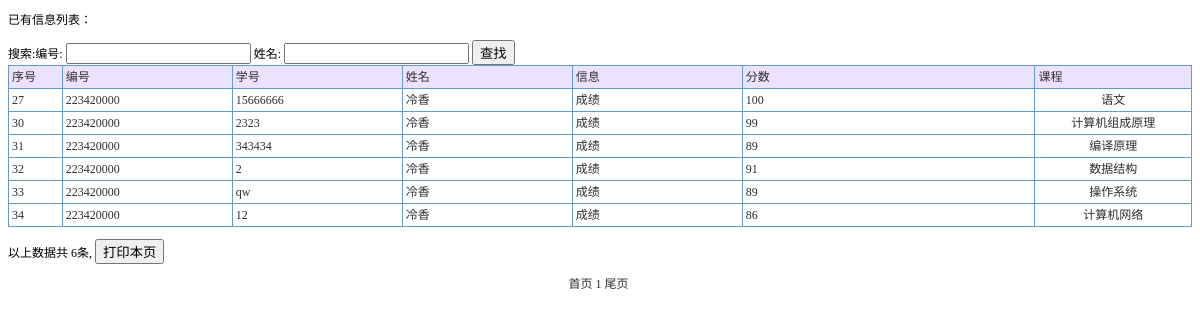
/checkscore.php (signed in), run on the app's committed database.
### tables this page shows
CREATE TABLE `chengji` (
  `id` int(11) NOT NULL AUTO_INCREMENT,
  `xuehao` varchar(50) DEFAULT NULL,
  `kemu` varchar(50) DEFAULT NULL,
  `xingming` varchar(50) DEFAULT NULL,
  `banji` varchar(50) DEFAULT NULL,
  `addtime` timestamp NOT NULL DEFAULT CURRENT_TIMESTAMP,
  `issh` varchar(10) DEFAULT '否',
  `cx` varchar(10) DEFAULT NULL,
  `s2` varchar(50) DEFAULT NULL,
  `s1` varchar(50) DEFAULT NULL,
  `subject` varchar(255) DEFAULT NULL,
  PRIMARY KEY (`id`)
);

### ConnectDb.php (called while the page is built)
<?php
class ConnectDb{
    public function Connect($sql){
    $dbms='mysql';
    $dbname='system';
    $user='root';
    $password="";
    $host="localhost";
    $dsn="$dbms:host=$host;dbname=$dbname";
    $pdo=new PDO($dsn,$user,$password);
    $pdo->exec("SET NAMES 'utf8';");
    $result=$pdo->prepare($sql);
    $result->execute();
    return $result;
      }
	}
?>

### checkscore.php (the view, shortened to what this page needs)
 <?php
  $name = $_SESSION['personal'];
include_once 'ConnectDb.php';
?>
<!DOCTYPE html PUBLIC "-//W3C//DTD XHTML 1.0 Transitional//EN" "http://www.w3.org/TR/xhtml1/DTD/xhtml1-transitional.dtd">
<html xmlns="http://www.w3.org/1999/xhtml">
<head>
<title>信息</title><link rel="stylesheet" href="css.css" type="text/css">
</head>
<body>
<p>已有信息列表：</p>
<form id="form1" name="form1" method="post" action="">
  搜索:编号:
  <input name="bh" type="text" id="bh" />
  姓名:
  <input name="mc" type="text" id="mc" />
  <input type="submit" name="Submit" value="查找" />
</form>
<table width="100%" border="1" align="center" cellpadding="3" cellspacing="1" bordercolor="#6699CC" style="border-collapse:collapse">
  <tr>
    <td width="25" bgcolor="#EBE2FE">序号</td>
    <td width="94" bgcolor='#EBE2FE'>编号</td>
    <td width="94" bgcolor='#EBE2FE'>学号</td>
    <td width="94" bgcolor='#EBE2FE'>姓名</td>
    <td width="94" bgcolor='#EBE2FE'>信息</td>
    <td width="167" bgcolor='#EBE2FE'>分数</td>
    <td width="86" bgcolor='#EBE2FE'>课程</td>
  </tr>
<?php
  $con=new ConnectDb();
  @$page=$_GET['page'];
  if(@$page==""){
    $page=1;
  }
  if(@$page!=""){
    $page_size=10;
    $sql1="select count(*) as total from chengji where xingming='$name'";
    $result=$con->Connect($sql1);
    $res=$result->fetch(PDO::FETCH_ASSOC);
    $count=$res['total'];
    $page_count=ceil($count/$page_size);
    $sql2 = "select * from chengji where xingming='$name'";
    $result2=$con->Connect($sql2);
  }
  while($res2=$result2->fetch(PDO::FETCH_ASSOC)){
  ?>
  <tr>
    <td width="25"> <?php
  echo $res2['id'];
?></td>
    <td> <?php echo $res2['xuehao'];?></td><td> <?php echo $res2['kemu'];?></td><td> <?php echo $res2['xingming'];?></td><td> <?php echo $res2['s1'];?></td><td> <?php echo $res2['s2'];?></td><td align="center"> <?php echo $res2['subject'];?></td>
  </tr>
     <?php
  }
?>
</table>
<p>以上数据共 <?php
    echo $count;
  ?>条,
  <input type="button" name="Submit2" onclick="javascript:window.print();" value="打印本页" />
</p>
<p align="center"> <?php echo "<a href='chengji_list2.php?page=1'>首页</a>&nbsp";
     for($i=1;$i<=$page_count;$i++){
        echo "<a id='$i' href='chengji_list2.php?page=$i' value='$i'>$i</a>&nbsp";
     }
     echo "<a href='chengji_list2.php?page=$page_count'>尾页</a>&nbsp";?></p>
</body>
</html>

### css.css (style rules this page uses)
A:link { color: #2f2f2f; text-decoration: none; }
td { font-family:"宋体"; font-size: 12px; color: #2f2f2f; line-height: 16px; }

### data on the page
chengji: id "27", xuehao "223420000", kemu "15666666", xingming "冷香", s1 "成绩", s2 "100", subject "语文"
chengji: id "30", xuehao "223420000", kemu "2323", xingming "冷香", s1 "成绩", s2 "99", subject "计算机组成原理"
chengji: id "31", xuehao "223420000", kemu "343434", xingming "冷香", s1 "成绩", s2 "89", subject "编译原理"
chengji: id "32", xuehao "223420000", kemu "2", xingming "冷香", s1 "成绩", s2 "91", subject "数据结构"
chengji: id "33", xuehao "223420000", kemu "qw", xingming "冷香", s1 "成绩", s2 "89", subject "操作系统"
chengji: id "34", xuehao "223420000", kemu "12", xingming "冷香", s1 "成绩", s2 "86", subject "计算机网络"

### other printed values
$count "6"
